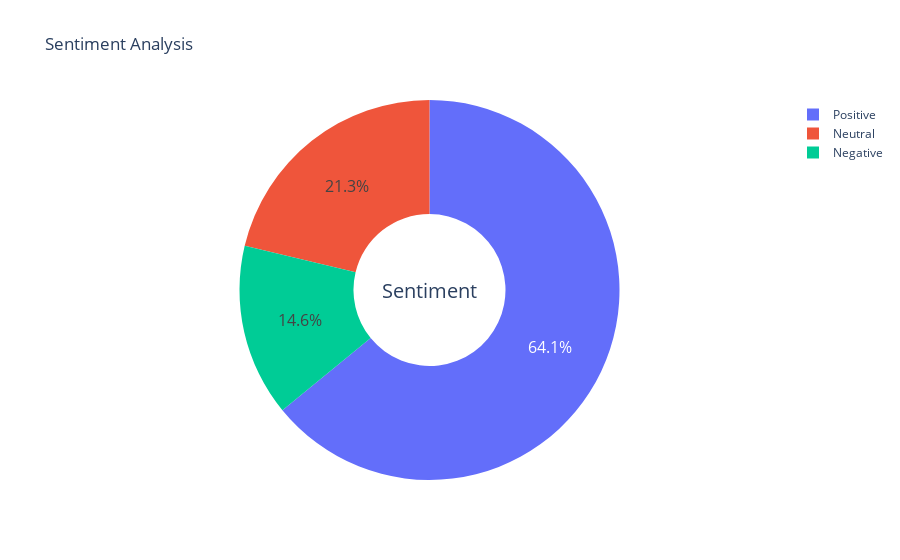

The notebook cell this image was saved under:
### Code cell
import plotly.express as px
import plotly.graph_objects as go
from plotly.subplots import make_subplots
import warnings
warnings.filterwarnings("ignore")


type_ = ["Positive", "Neutral", "Negative"]
fig = make_subplots(rows=1, cols=1)

fig.add_trace(go.Pie(labels=type_, values=df['sentiment'].value_counts(), name="sentiment"))

# Use `hole` to create a donut-like pie chart
fig.update_traces(hole=.4, hoverinfo="label+percent+name", textfont_size=16)

fig.update_layout(
    title_text="Sentiment Analysis",
    # Add annotations in the center of the donut pies.
    annotations=[dict(text='Sentiment', x=0.5, y=0.5, font_size=20, showarrow=False)])
fig.show()

### Figure 1 — Plotly figure (JSON) as saved in the notebook; plotly's stock layout.template omitted (floating-point values rounded to 4 significant figures)
{"data": [{"hole": 0.4, "hoverinfo": "label+percent+name", "labels": ["Positive", "Neutral", "Negative"], "name": "sentiment", "textfont": {"size": 16}, "type": "pie", "values": [3170, 1052, 724]}], "layout": {"annotations": [{"font": {"size": 20}, "showarrow": false, "text": "Sentiment", "x": 0.5, "y": 0.5}], "title": {"text": "Sentiment Analysis"}, "xaxis": {"anchor": "y", "domain": [0, 1]}, "yaxis": {"anchor": "x", "domain": [0, 1]}}}
